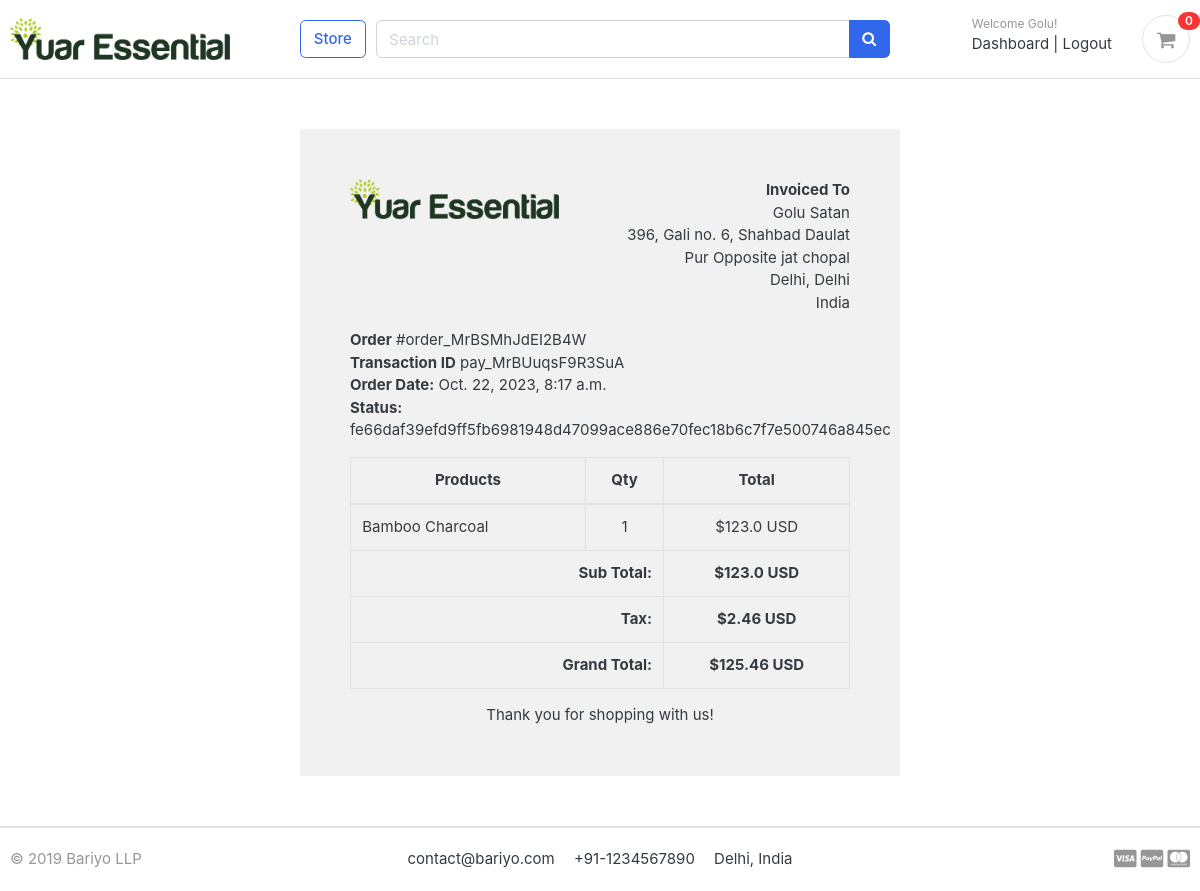
/accounts/order_detail/order_MrBSMhJdEI2B4W/ (signed in), run on the app's committed database.
### accounts/models.py (models this page shows, shortened)
class Account(AbstractBaseUser, PermissionsMixin):
    first_name      = models.CharField(max_length=50)
    last_name       = models.CharField(max_length=50)
    username        = models.CharField(max_length=50, unique=True)
    email           = models.EmailField(max_length=100, unique=True)
    phone_number    = models.CharField(max_length=50)
    date_joined     = models.DateTimeField(auto_now_add=True)
    last_login      = models.DateTimeField(auto_now_add=True)
    is_admin        = models.BooleanField(default=False)
    is_staff        = models.BooleanField(default=False)
    is_active       = models.BooleanField(default=False)
    is_superadmin   = models.BooleanField(default=False)
    USERNAME_FIELD = 'email'
    REQUIRED_FIELDS = ['username', 'first_name', 'last_name']
    objects = MyAccountManager()

### orders/models.py (models this page shows, shortened)
class Order(models.Model):
    STATUS = (
        ('New', 'New'),
        ('Accepted', 'Accepted'),
        ('Completed', 'Completed'),
        ('Cancelled', 'Cancelled'),
    )
    user = models.ForeignKey(Account, on_delete=models.SET_NULL, null=True)
    payment = models.ForeignKey(Payment, on_delete=models.SET_NULL, blank=True, null=True)
    order_number = models.CharField(max_length=20)
    first_name = models.CharField(max_length=50)
    last_name = models.CharField(max_length=50)
    phone = models.CharField(max_length=15)
    email = models.EmailField(max_length=50)
    address_line_1 = models.CharField(max_length=50)
    address_line_2 = models.CharField(max_length=50, blank=True)
    country = models.CharField(max_length=50)
    state = models.CharField(max_length=50)
    city = models.CharField(max_length=50)
    order_note = models.CharField(max_length=100, blank=True)
    order_total = models.FloatField()
    tax = models.FloatField()
    status = models.CharField(max_length=10, choices=STATUS, default='New')
    ip = models.CharField(blank=True, max_length=20)
    is_ordered = models.BooleanField(default=False)
    created_at = models.DateTimeField(auto_now_add=True)
    updated_at = models.DateTimeField(auto_now=True)
    def full_name(self):
        return f'{self.first_name} {self.last_name}'
    def full_address(self):
        return f'{self.address_line_1} {self.address_line_2}'

class Payment(models.Model):
    user = models.ForeignKey(Account, on_delete=models.CASCADE)
    payment_id = models.CharField(max_length=100)
    payment_method = models.CharField(max_length=100)
    amount_paid = models.CharField(max_length=100) # this is the total amount paid
    status = models.CharField(max_length=100)
    created_at = models.DateTimeField(auto_now_add=True)

class OrderProduct(models.Model):
    order = models.ForeignKey(Order, on_delete=models.CASCADE)
    payment = models.ForeignKey(Payment, on_delete=models.SET_NULL, blank=True, null=True)
    user = models.ForeignKey(Account, on_delete=models.CASCADE)
    product = models.ForeignKey(Product, on_delete=models.CASCADE)
    quantity = models.IntegerField()
    product_price = models.FloatField()
    ordered = models.BooleanField(default=False)
    created_at = models.DateTimeField(auto_now_add=True)
    updated_at = models.DateTimeField(auto_now=True)

### store/models.py (models this page shows, shortened)
class Product(models.Model):
    product_name    = models.CharField(max_length=200, unique=True)
    slug            = models.SlugField(max_length=200, unique=True)
    description     = models.TextField(max_length=500, blank=True)
    flipkart_link   = models.CharField(max_length=500, blank=True)
    price           = models.IntegerField()
    images          = models.ImageField(upload_to='photos/products')
    stock           = models.IntegerField()
    is_available    = models.BooleanField(default=True)
    category        = models.ForeignKey(Category, on_delete=models.CASCADE)
    created_date    = models.DateTimeField(auto_now_add=True)
    modified_date   = models.DateTimeField(auto_now=True)

### accounts/views.py (the view)
# urls.py: path('order_detail/<order_id>/', views.order_detail, name='order_detail'),
@login_required(login_url='login')
def order_detail(request, order_id):
    order_detail = OrderProduct.objects.filter(order__order_number=order_id)
    order = Order.objects.get(order_number=order_id)
    subtotal = 0
    for i in order_detail:
        subtotal += i.product_price * i.quantity
    context = {
        'order_detail': order_detail,
        'order': order,
        'subtotal': subtotal,
    }
    return render(request, 'accounts/order_detail.html', context)

### cart/context_processors.py (called while the page is built)
def counter(request):
    cart_count = 0
    if 'admin' in request.path:
        return {}
    else:
        try:
            cart = Cart.objects.filter(cart_id=_cart_id(request))
            if request.user.is_authenticated:
                cart_items = CartItem.objects.all().filter(user=request.user)
            else:
                cart_items = CartItem.objects.all().filter(cart=cart[:1])
            for cart_item in cart_items:
                cart_count += cart_item.quantity
        except Cart.DoesNotExist:
            cart_count = 0
    return dict(cart_count=cart_count, nav_cart=cart_items)

### cart/views.py (called while the page is built)
def _cart_id(request):
    cart = request.session.session_key
    if not cart:
        cart = request.session.create()
    return cart

### category/context_processors.py (called while the page is built)
def menu_links(request):
    links = Category.objects.all()
    return dict(links=links)

### templates/accounts/order_detail.html (shortened to what this page needs)
{% extends 'base.html' %}
{% load static %}
{% block content %}
<div class="container" style="margin: 0 auto;width: 50%;padding: 50px;background: #f1f1f1;margin-top: 50px;margin-bottom: 50px;">
    <div class="row invoice row-printable">
        <div class="col-md-12">
            <div class="panel panel-default plain" id="dash_0">
                <div class="panel-body p30">
                    <div class="row">
                        <div class="col-lg-6">
                            <div class="invoice-logo"><img src="{% static './images/logo.png' %}" alt="Invoice logo" style="max-height: 40px;"></div>
                        </div>
                        <div class="col-lg-6">
                            <div class="invoice-from">
                                <ul class="list-unstyled text-right">
                                    <li><strong>Invoiced To</strong></li>
                                    <li>{{order.full_name}}</li>
                                    <li>{{order.full_address}}</li>
                                    <li>{{order.city}}, {{order.state}}</li>
                                    <li>{{order.country}}</li>
                                </ul>
                            </div>
                        </div>
                        <div class="col-lg-12">
                            <div class="invoice-details mt25">
                                <div class="well">
                                    <ul class="list-unstyled mb0">
                                        <li><strong>Order</strong> #{{order.order_number}}</li>
                                        <li><strong>Transaction ID</strong> {{order.payment.payment_id}}</li>
                                        <li><strong>Order Date:</strong> {{order.created_at}}</li>
                                        <li><strong>Status:</strong> {{order.payment.status}}</li>
                                    </ul>
                                </div>
                            </div>
                            <div class="invoice-items">
                                <div class="table-responsive" style="overflow: hidden; outline: none;" tabindex="0">
                                    <table class="table table-bordered">
                                        <thead>
                                            <tr>
                                                <th class="per70 text-center">Products</th>
                                                <th class="per5 text-center">Qty</th>
                                                <th class="per25 text-center">Total</th>
                                            </tr>
                                        </thead>
                                        <tbody>
                                          {% for item in order_detail %}
                                            <tr>
                                                <td>{{item.product.product_name}}
                                                </td>
                                                <td class="text-center">{{item.quantity}}</td>
                                                <td class="text-center">${{item.product_price}} USD</td>
                                            </tr>
                                          {% endfor %}
                                        </tbody>
                                        <tfoot>
                                            <tr>
                                                <th colspan="2" class="text-right">Sub Total:</th>
                                                <th class="text-center">${{subtotal}} USD</th>
                                            </tr>
                                            <tr>
                                                <th colspan="2" class="text-right">Tax:</th>
                                                <th class="text-center">${{order.tax}} USD</th>
                                            </tr>
                                            <tr>
                                                <th colspan="2" class="text-right">Grand Total:</th>
                                                <th class="text-center">${{order.order_total}} USD</th>
                                            </tr>
                                        </tfoot>
                                    </table>
                                </div>
                            </div>
                            <div class="invoice-footer mt25">
                                <p class="text-center">Thank you for shopping with us!</p>
                            </div>
                        </div>
                    </div>
                </div>
            </div>
        </div>
    </div>
    </div>
{% endblock %}

### templates/includes/navbar.html
{% load static %}
<header class="section-header">
    <section class="header-main border-bottom">
        <div class="container">
    <div class="row align-items-center">
        <div class="col-lg-3 col-md-3 col-6">
            <a href="{% url 'home' %}" class="brand-wrap">
                <img class="logo" src="{% static './images/logo.png' %}">
            </a>
        </div>
        <a href="{% url 'store' %}" class="btn btn-outline-primary">Store</a>
        <div class="col-lg  col-md-6 col-sm-12 col">
            <form action="{% url 'search' %}" class="search" method='GET'>
                <div class="input-group w-100">
                    <input type="text" class="form-control" style="width:60%;" placeholder="Search" name="keyword">
                    <div class="input-group-append">
                      <button class="btn btn-primary" type="submit">
                        <i class="fa fa-search"></i>
                      </button>
                    </div>
                </div>
            </form>
        </div>
        <div class="col-lg-3 col-sm-6 col-8 order-2 order-lg-3">
                    <div class="d-flex justify-content-end mb-3 mb-lg-0">
                        {% if user.id is None %}
                        <div class="widget-header">
                            <small class="title text-muted">Welcome guest!</small>
                            <div>
                            <a href="{% url 'login' %}">Sign in</a> <span class="dark-transp"> | </span>
                            <a href="{% url 'register' %}"> Register</a>
                            </div>
                        </div>
                        {% else %}
                        <div class="widget-header">
                            <small class="title text-muted">Welcome {{user.first_name}}!</small>
                            <div>
                            <a href="{% url 'dashboard' %}">Dashboard</a> <span class="dark-transp"> | </span>
                            <a href="{% url 'logout' %}"> Logout</a>
                            </div>
                        </div>
                        {% endif %}
                        <a href="{% url 'cart' %}" class="widget-header pl-3 ml-3">
                            <div class="icon icon-sm rounded-circle border"><i class="fa fa-shopping-cart"></i></div>
                            <span class="badge badge-pill badge-danger notify">{{cart_count}}</span>
                        </a>
                    </div>
                </div>
    </div>
        </div>
    </section>
</header>

### static/css/ui.css (style rules this page uses)
html { font-family: "Inter", sans-serif; font-size: 15px; }
.icon-xs, .icon-sm, .icon-md, .icon-lg { display: inline-block; text-align: center; flex-shrink: 0; flex-grow: 0; }
.icon-sm { width: 48px; height: 48px; line-height: 48px !important; font-size: 20px; }
p:last-child { margin-bottom: 0; }
.header-main { position: relative; padding-top: 1rem; padding-bottom: 1rem; }
.brand-wrap .logo, .navbar-brand .logo { margin-right: 7px; max-height: 42px; display: inline-block; }
.widget-header { display: inline-block; vertical-align: middle; position: relative; }
.widget-header a { color: #343a40; }
.widget-header i { color: #969696; }
.widget-header .title { display: block; }
.widget-header .notify { position: absolute; top: -3px; right: -10px; }
[class*=list-] li:after { visibility: hidden; display: block; content: ""; overflow: hidden; height: 0; clear: both; }
.notify { position: absolute; top: -4px; right: -10px; display: inline-block; padding: 0.25em 0.6em; font-size: 12px; line-height: 1; text-align: center; border-radius: 3rem; color: #fff; background-color: #fa3434; }

### data on the page
Account: first_name "Golu"
Order: full_name "Golu Satan", full_address "396, Gali no. 6, Shahbad Daulat Pur Opposite jat chopal", city "Delhi", state "Delhi", country "India", order_number "order_MrBSMhJdEI2B4W", payment.payment_id "pay_MrBUuqsF9R3SuA", created_at "Oct. 22, 2023, 8:17 a.m.", payment.status "fe66daf39efd9ff5fb6981948d47099ace886e70fec18b6c7f7e500746a845ec", tax "2.46", order_total "125.46"
OrderProduct: product.product_name "Bamboo Charcoal", quantity "1", product_price "123.0"

### other printed values
{{ cart_count }} "0"
{{ subtotal }} "123.0"
